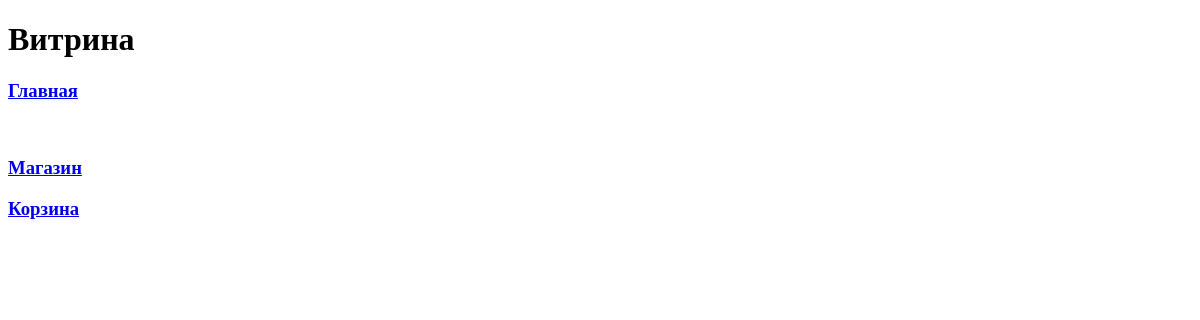
The page /platform/games/ on the database as committed earlier.
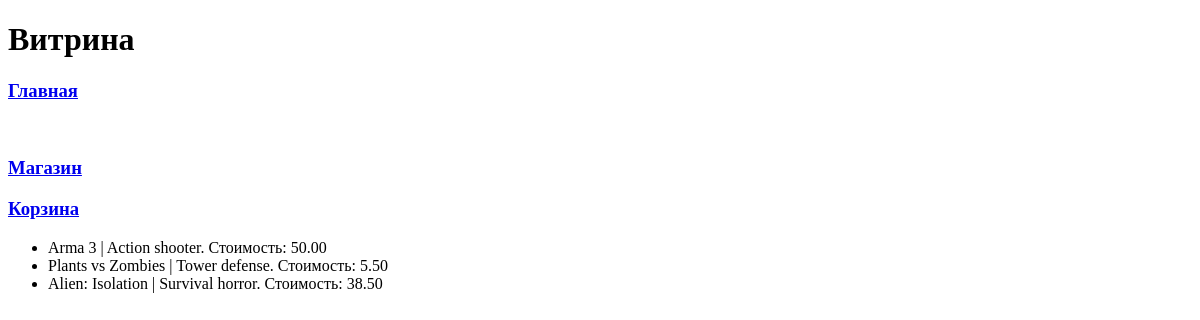
The same page on the database as committed later.
### task1/models.py (models this page shows, shortened)
class Game(models.Model):
    title = models.CharField(max_length=100)
    cost = models.DecimalField(max_digits=10, decimal_places=2)
    size = models.DecimalField(max_digits=10, decimal_places=2)
    description = models.TextField()
    age_limited = models.BooleanField(default=False)
    buyer = models.ManyToManyField(Buyer, related_name='buyer')

### task1/views.py (the view)
# urls.py: path('platform/games/', games),
def games(request):
    title = 'Витрина'
    games = Game.objects.all()
    context = {
        'title': title,
        'games': games
    }
    return render(request, 'games.html', context)

### templates/task1/games.html
{% extends 'menu.html' %}
{% block pagename %}
    {{ block.super }}
{% endblock %}
{% block menu %}
    {{ block.super }}
{% endblock %}
{% block content %}
    <ul>
    {% for game in games %}
    <li>
        {{ game.title }} | {{ game.description }}. Стоимость: {{ game.cost }}
    </li>
    {% endfor %}
    </ul>
{% endblock %}

### templates/task1/menu.html (shortened to what this page needs)
<!DOCTYPE html>
<html lang="en">
<head>
    {% block pagename %}
    <h1>{{title}}</h1>
    {% endblock %}
</head>
<body>
    {% block menu %}
    <h3><a href="/platform/">Главная</a></h3>
    <br>
    <h3><a href="/platform/games/">Магазин</a></h3>
    <h3><a href="/platform/cart/">Корзина</a></h3>
    {% endblock %}
    {% block content %}{% endblock %}
</body>
</html>

Rows that differ between the two databases and show on the page:
added Game: title "Arma 3", description "Action shooter", cost "50.00"
added Game: title "Plants vs Zombies", description "Tower defense", cost "5.50"
added Game: title "Alien: Isolation", description "Survival horror", cost "38.50"
